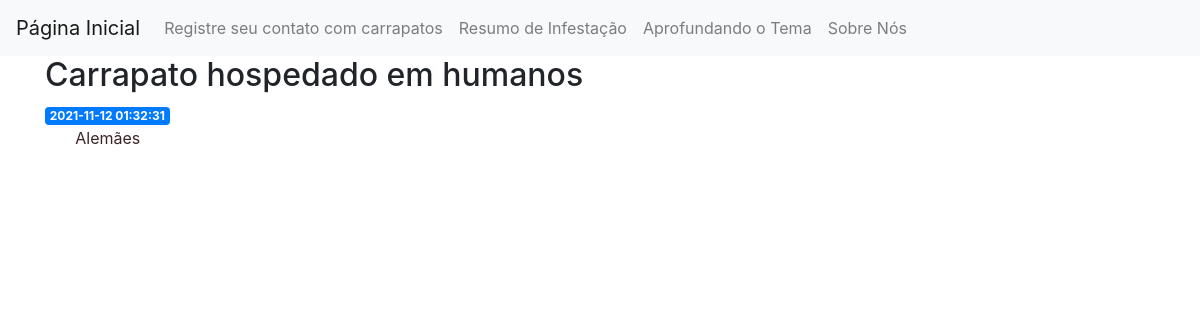
/1, run on an earlier commit of the app's database.
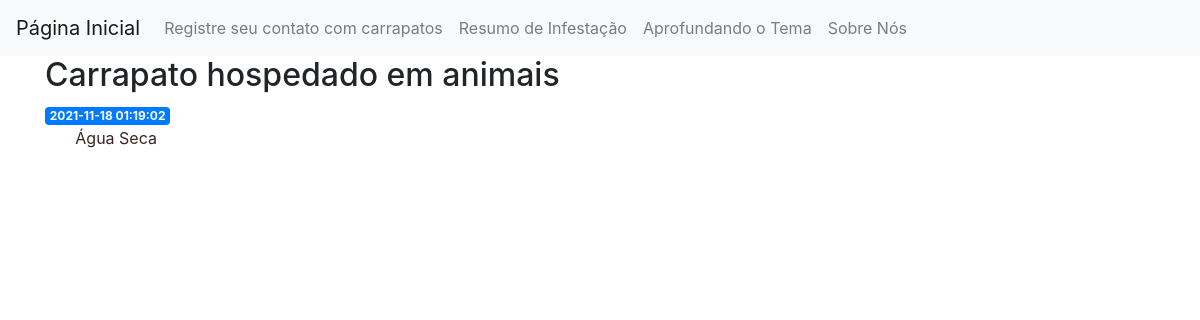
And on a later commit of the database.
### tables this page shows
CREATE TABLE posts (
    id INTEGER PRIMARY KEY AUTOINCREMENT,
    created TIMESTAMP NOT NULL DEFAULT CURRENT_TIMESTAMP,
    title TEXT NOT NULL,
    content TEXT NOT NULL
);

### app.py (the view)
@app.route('/<int:post_id>')
def post(post_id):
    post = get_post(post_id)
    return render_template('post.html', post=post)

### app.py (called while the page is built)
def get_db_connection():
    conn = sqlite3.connect('database.db')
    conn.row_factory=sqlite3.Row
    return conn

def get_post(post_id):
    conn = get_db_connection()
    post = conn.execute('SELECT * FROM posts WHERE id = ?',(post_id,)).fetchone()
    conn.close()
    if post is None:
        abort(404)
    return post

### templates/post.html
{% extends 'base.html' %}
{% block content %}
    <h2>{% block title %} {{ post['title'] }} {% endblock %}</h2>
    <span class="badge badge-primary">{{ post['created'] }}</span>
    <p>{{ post['content'] }}</p>
{% endblock %}

### templates/base.html (shortened to what this page needs)
<!doctype html>
<html lang="pt-br">
  <head>
    <link rel="stylesheet" href="static/css/style.css" >
<link rel="stylesheet" href="https://stackpath.bootstrapcdn.com/bootstrap/4.3.1/css/bootstrap.min.css">
  </head>
   <body>
    <nav class="navbar navbar-expand-md navbar-light bg-light">
        <a class="navbar-brand" href="{{ url_for('index')}}">Página Inicial</a>
        <div class="collapse navbar-collapse" id="navbarNav">
            <ul class="navbar-nav">
                <li class="nav-item">
            <a class="nav-link" href="{{url_for('create')}}">Registre seu contato com carrapatos</a>
            </li>
                <li class="nav-item">
            <a class="nav-link" href="{{url_for('db_process')}}">Resumo de Infestação</a>
            </li>
                <li class="nav-item">
                <a class="nav-link" href="{{url_for('aprofundando')}}">Aprofundando o Tema</a>
            </li>
            <li class="nav-item">
                <a class="nav-link" href="{{url_for('sobreNos')}}">Sobre Nós</a>
            </li>
            </ul>
        </div>
    </nav>
    <div class="container">
        {% block content %} {% endblock %}
    </div>
  </body>
</html>

### static/css/style.css (style rules this page uses)
body { background-image: url('C:/Users/eviei/Desktop/GIT_Exemplo/flask_blog_PI_UNIVESP/img/fundocontador.jpg'); }
p { margin: 0; text-indent: 3ch; color: #3a2525; }

What changed in the data, as far as the page shows it:
changed posts: title "Carrapato hospedado em humanos" → "Carrapato hospedado em animais"; created "2021-11-12 01:32:31" → "2021-11-18 01:19:02"; content "Alemães" → "Água Seca"
